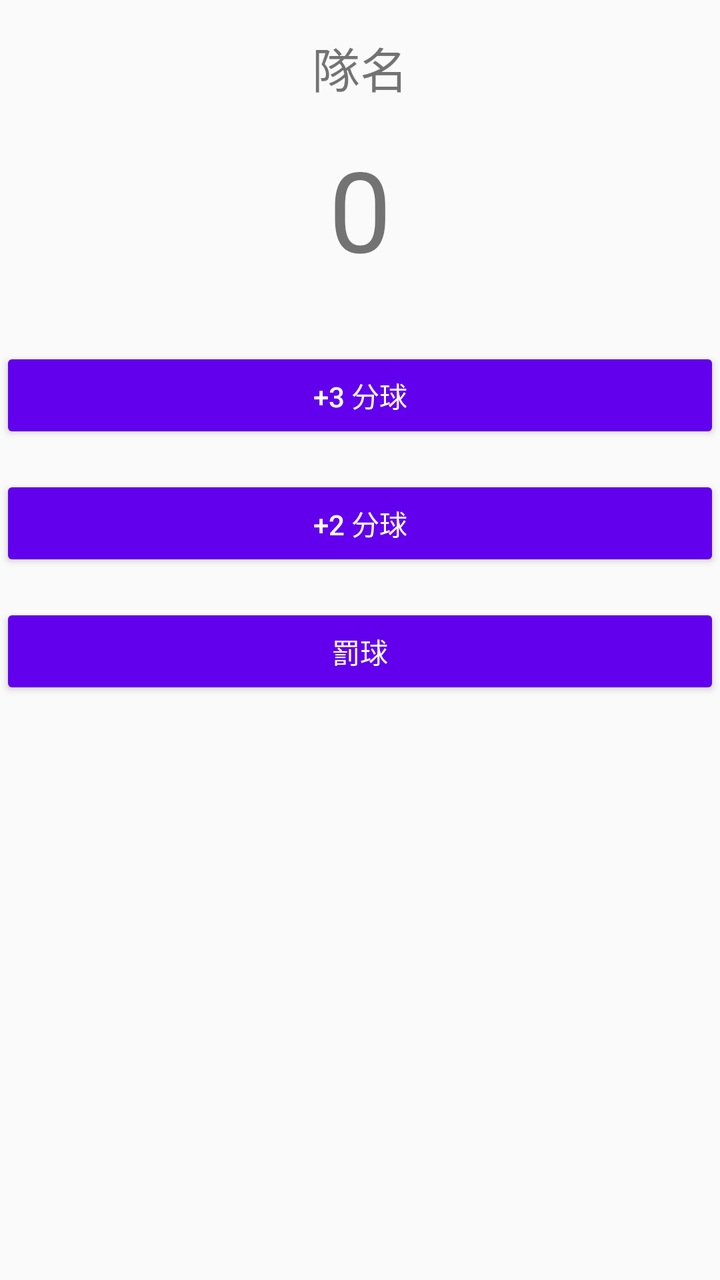
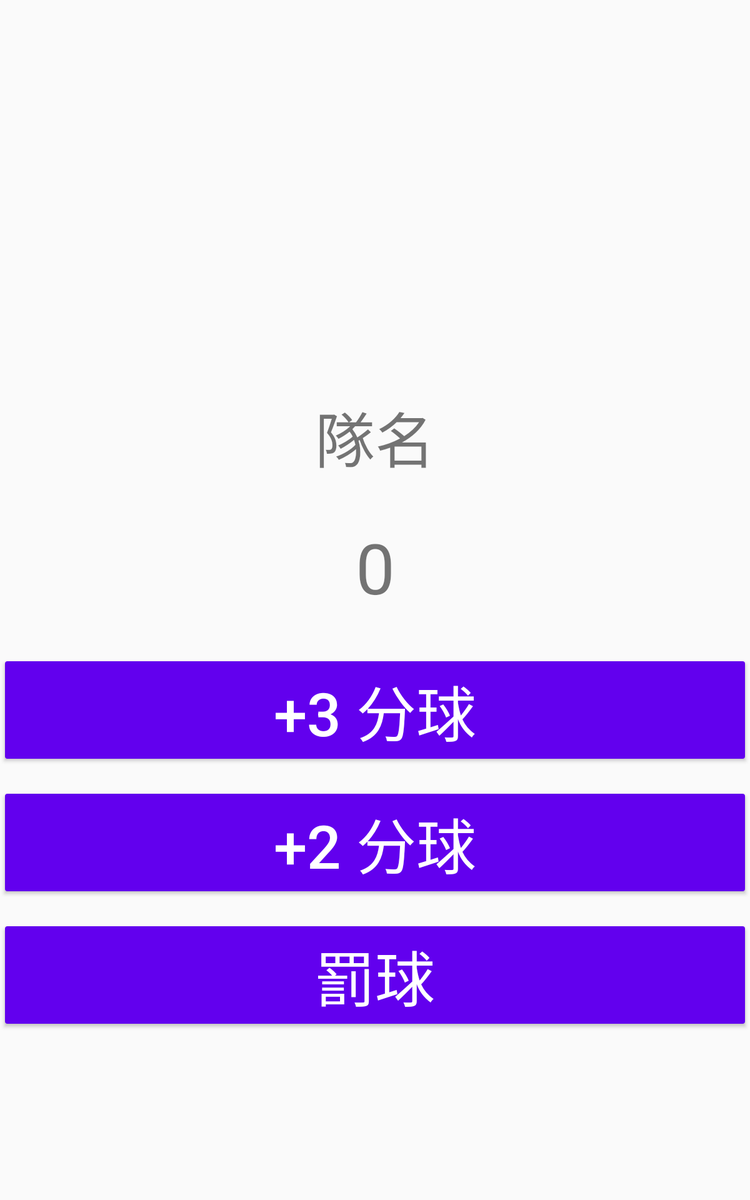

First picture: res/layout/ on a phone held upright. Second picture: the repository's own variant of that layout, on a device whose configuration matches the variant's folder. Source for both follows.
<!-- AndroidManifest.xml: application theme AppTheme -->
<!-- res/layout/fragment_court_counter.xml -->
<FrameLayout xmlns:android="http://schemas.android.com/apk/res/android"
    xmlns:tools="http://schemas.android.com/tools"
    android:layout_width="match_parent"
    android:layout_height="match_parent"
    tools:context="com.example.android.lab03_courtcounter.CourtCounterFragment">

    <LinearLayout
        android:layout_width="match_parent"
        android:layout_height="wrap_content"
        android:layout_marginBottom="16sp"
        android:orientation="vertical">

        <TextView
            android:id="@+id/tv_team_name"
            android:layout_width="match_parent"
            android:layout_height="wrap_content"
            android:layout_marginBottom="16sp"
            android:layout_marginTop="16sp"
            android:gravity="center"
            android:text="隊名"
            android:textSize="24sp" />

        <TextView
            android:id="@+id/tv_team_score"
            android:layout_width="match_parent"
            android:layout_height="wrap_content"
            android:layout_marginBottom="32sp"
            android:gravity="center"
            android:text="0"
            android:textSize="56sp" />

        <Button
            android:id="@+id/btn_three_points"
            android:layout_width="match_parent"
            android:layout_height="wrap_content"
            android:layout_marginBottom="16sp"
            android:text="+3 分球"
            android:textColor="@android:color/white" />

        <Button
            android:id="@+id/btn_two_points"
            android:layout_width="match_parent"
            android:layout_height="wrap_content"
            android:layout_marginBottom="16sp"
            android:text="+2 分球"
            android:textColor="@android:color/white" />

        <Button
            android:id="@+id/btn_free_throw"
            android:layout_width="match_parent"
            android:layout_height="wrap_content"
            android:layout_marginBottom="16sp"
            android:text="罰球"
            android:textColor="@android:color/white" />

    </LinearLayout>

</FrameLayout>
<!-- resources referenced by this layout -->
<resources>
  <style name="AppTheme" parent="Theme.AppCompat.Light.DarkActionBar">
          
          <item name="colorPrimary">@color/colorPrimary</item>
          <item name="colorPrimaryDark">@color/colorPrimaryDark</item>
          <item name="colorAccent">@color/colorAccent</item>
          <item name="android:colorButtonNormal">@color/colorPrimary</item>
      </style>
</resources>
<!-- res/layout-h720dp-port/fragment_court_counter.xml (the repository's variant of the layout above) -->
<!-- drawn on a 7-inch tablet held upright -->
<FrameLayout xmlns:android="http://schemas.android.com/apk/res/android"
    xmlns:tools="http://schemas.android.com/tools"
    android:layout_width="match_parent"
    android:layout_height="match_parent"
    tools:context="com.example.android.lab03_courtcounter.CourtCounterFragment">

    <LinearLayout
        android:layout_width="match_parent"
        android:layout_height="wrap_content"
        android:layout_marginBottom="16sp"
        android:orientation="vertical">

        <ImageView
            android:id="@+id/img_team_logo"
            android:layout_width="250dp"
            android:layout_height="250dp"
            android:layout_gravity="center"
            android:layout_marginTop="32dp"
            android:src="@drawable/hornets"/>

        <TextView
            android:id="@+id/tv_team_name"
            android:layout_width="match_parent"
            android:layout_height="wrap_content"
            android:layout_marginBottom="32sp"
            android:layout_marginTop="32sp"
            android:gravity="center"
            android:text="隊名"
            android:textSize="@dimen/font_size" />

        <TextView
            android:id="@+id/tv_team_score"
            android:layout_width="match_parent"
            android:layout_height="wrap_content"
            android:layout_marginBottom="32sp"
            android:gravity="center"
            android:text="0"
            android:textSize="56sp" />

        <Button
            android:id="@+id/btn_three_points"
            android:layout_width="match_parent"
            android:layout_height="wrap_content"
            android:layout_marginBottom="16sp"
            android:textSize="@dimen/font_size"
            android:text="+3 分球"
            android:textColor="@android:color/white" />

        <Button
            android:id="@+id/btn_two_points"
            android:layout_width="match_parent"
            android:layout_height="wrap_content"
            android:layout_marginBottom="16sp"
            android:textSize="@dimen/font_size"
            android:text="+2 分球"
            android:textColor="@android:color/white" />

        <Button
            android:id="@+id/btn_free_throw"
            android:layout_width="match_parent"
            android:layout_height="wrap_content"
            android:layout_marginBottom="16sp"
            android:textSize="@dimen/font_size"
            android:text="罰球"
            android:textColor="@android:color/white" />

    </LinearLayout>

</FrameLayout>
<!-- resources referenced by the variant -->
<!-- as a 7-inch tablet held upright resolves them -->
<resources>
  <!-- from res/values-h720dp-port/ -->
  <dimen name="font_size">48sp</dimen>
  <style name="AppTheme" parent="Theme.AppCompat.Light.DarkActionBar">
          
          <item name="colorPrimary">@color/colorPrimary</item>
          <item name="colorPrimaryDark">@color/colorPrimaryDark</item>
          <item name="colorAccent">@color/colorAccent</item>
          <item name="android:colorButtonNormal">@color/colorPrimary</item>
      </style>
</resources>
